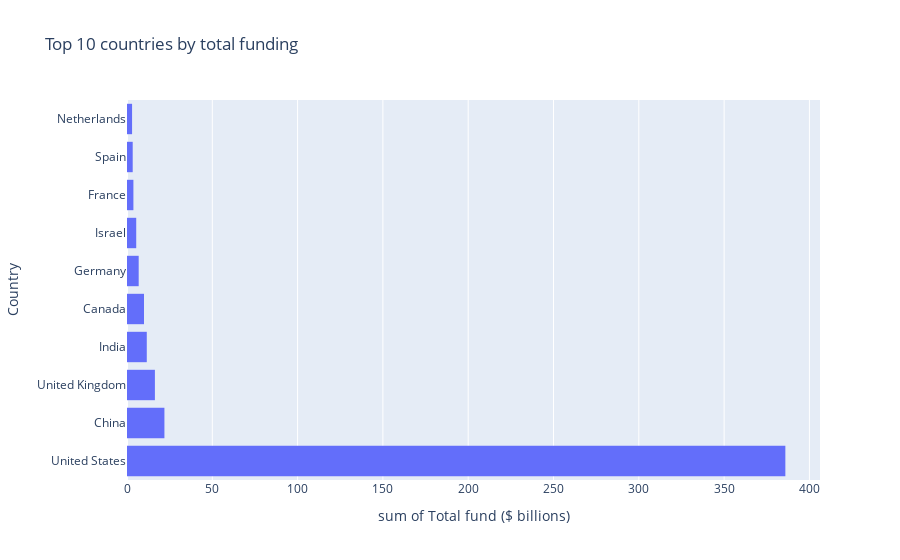

The notebook cell saved with this chart:
### Markdown cell above
Hmmm, will the funding be also biggest in USA?

### Code cell
funds_by_country = {}
for c in set(df['country']):
    funds_by_country[c] = df[df['country']==c]['funding_total_usd'].sum()/10**9

funds_by_country = sorted(funds_by_country.items(), key=lambda x: x[1], reverse=True)

fig = px.histogram(
    y=[x[0] for x in funds_by_country][:10], 
    x=[x[1] for x in funds_by_country][:10], 
    labels={'x': 'Total fund ($ billions)', 'y': 'Country'},
    title='Top 10 countries by total funding');
fig.show()

### Figure 1 — Plotly figure (JSON) as saved in the notebook; plotly's stock layout.template omitted (floating-point values rounded to 4 significant figures)
{"data": [{"alignmentgroup": "True", "bingroup": "y", "histfunc": "sum", "hovertemplate": "sum of Total fund ($ billions)=%{x}<br>Country=%{y}<extra></extra>", "legendgroup": "", "marker": {"color": "#636efa", "pattern": {"shape": ""}}, "name": "", "offsetgroup": "", "orientation": "h", "showlegend": false, "type": "histogram", "x": [385.9, 21.94, 16.36, 11.6, 9.958, 6.855, 5.403, 3.751, 3.341, 2.969], "xaxis": "x", "y": ["United States", "China", "United Kingdom", "India", "Canada", "Germany", "Israel", "France", "Spain", "Netherlands"], "yaxis": "y"}], "layout": {"barmode": "relative", "legend": {"tracegroupgap": 0}, "title": {"text": "Top 10 countries by total funding"}, "xaxis": {"anchor": "y", "domain": [0, 1], "title": {"text": "sum of Total fund ($ billions)"}}, "yaxis": {"anchor": "x", "domain": [0, 1], "title": {"text": "Country"}}}}
